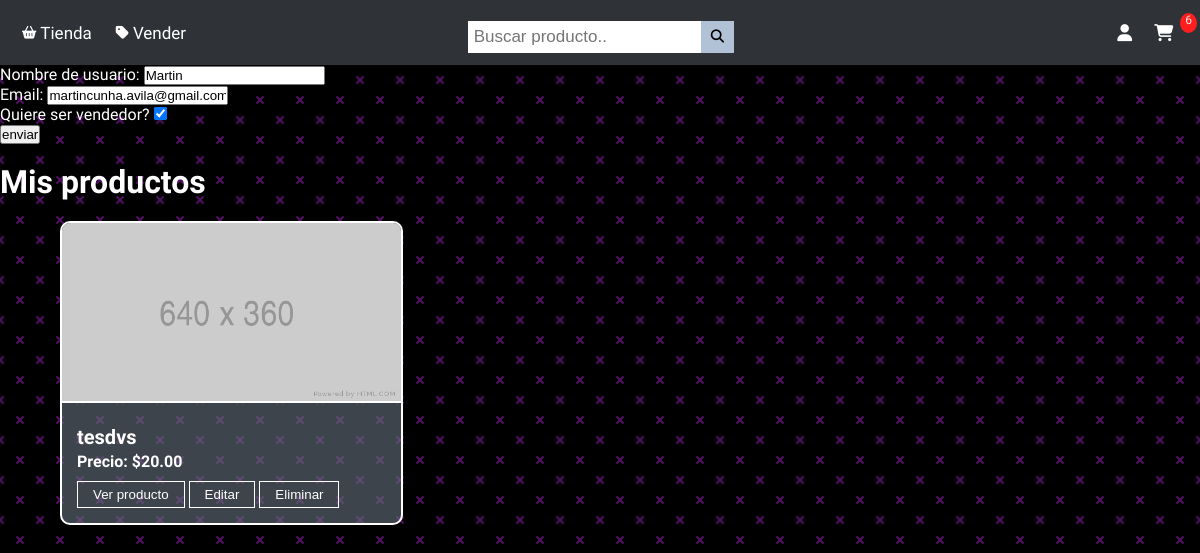
The app's page /clientes/ (signed in), older data.
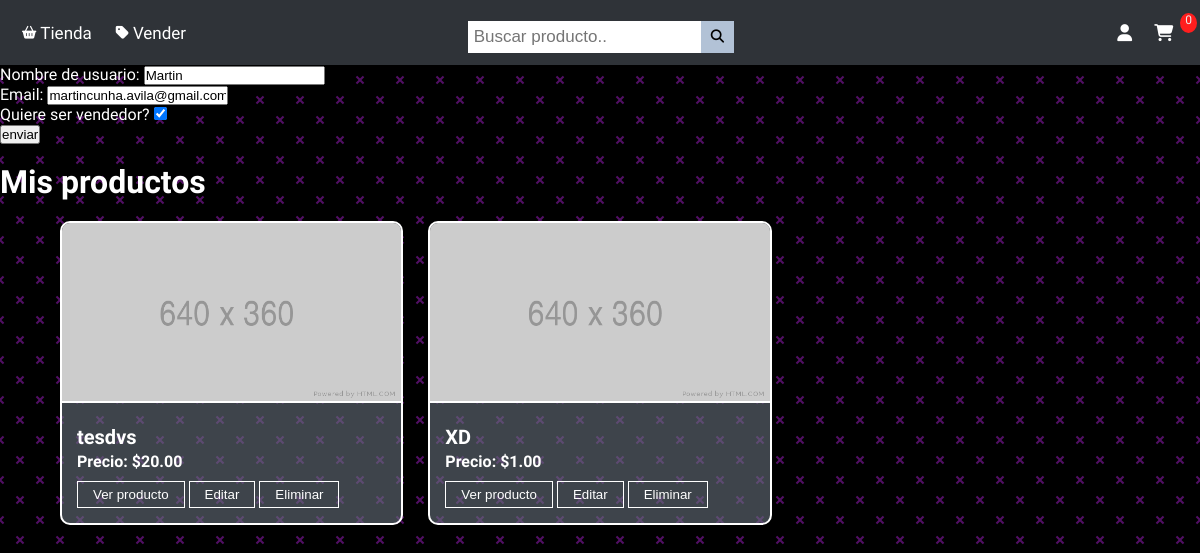
The same page, newer data.
### usuarios/models.py (models this page shows, shortened)
class Producto(models.Model):
    name = models.CharField(max_length=100, null=True)
    precio = models.DecimalField(max_digits=9, decimal_places=2)
    digital = models.BooleanField(default=False, null=True)
    vendido_por = models.ForeignKey(Usuario, on_delete=CASCADE, null=True)
    imagen = models.ImageField(null=True, blank=True)
    stock = models.IntegerField(default=1)
    @property
    def ImagenURL(self):
        try:
            url = self.imagen.url
        except:
            url =''
        return url

### usuarios/views.py (the view)
# urls.py: path('clientes/', views.clientes, name="clientes"),
@login_required(login_url='login')
def clientes(request):
    cliente = request.user.usuario
    form = ActuUsuario(instance=cliente)
    productos = Producto.objects.filter(vendido_por = cliente)
    orden, creada = Orden.objects.get_or_create(cliente=cliente, completado=False)
    cartItems = orden.Items_Carrito
    if request.method == 'POST':
        form = ActuUsuario(request.POST, instance=cliente)
        if form.is_valid():
            form.save()
            return redirect('clientes')
    context ={'form': form, 'productos':productos, 'cartItems': cartItems}
    return render(request, 'usuarios/clientes.html', context)

### usuarios/forms.py
class ActuUsuario(ModelForm):
    class Meta:
        model = Usuario
        fields = '__all__'
        exclude = ('user',)
        widgets = {
            'vendedor' : CheckboxInput(attrs={
                'class' : 'form-control',
            })
        }
        labels={
            'name' : 'Nombre de usuario',
            'vendedor' : 'Quiere ser vendedor?',
        }
    field_order = ['name', 'email', 'vendedor']

### usuarios/models.py (called while the page is built)
    @property
    def Items_Carrito(self):
        ordenitems = self.ordenitem_set.all()
        total = sum([item.Cantidad for item in ordenitems])
        return total

### usuarios/templates/usuarios/clientes.html (shortened to what this page needs)
{% extends 'usuarios/base.html'%}
{% load static %}
{% block content %}
<form method="POST">
    {{form.as_p}}
    <input type="submit" value="enviar">
</form>
<br>
{% if request.user.usuario.vendedor == True %}
<h1>Mis productos</h1>
{% endif %}
<div class="news-cards">
    {% for producto in productos%}
    <div class="card">
        {% if producto.ImagenURL%}
        <img src="{{producto.ImagenURL}}" alt="Card 1">
        {% else %}
        <img src="{% static 'images/placeholder.png' %}" alt="">
        {% endif %}
        <div class="cardItems">
            <H3>{{producto.name}} </H3>
            <h4>Precio: ${{producto.precio|floatformat:2}}</h4>
            <button class="Hbtn"><a href="{% url 'productos' producto.id %}">Ver producto</a></button>
            <button class="Hbtn"><a href="{% url 'ActuProducto' producto.id %}">Editar</a></button>
            <button class="Hbtn"><a href="{% url 'delete_producto' producto.id %}">Eliminar</a></button>
        </div>
    </div>
    {% endfor %}
</div>
{% endblock %}

Row changes from the older to the newer data that the page shows:
added Producto: name "XD", precio "1.00"
Text that changed along with them:
{{ cartItems }}: "6" → "0"
